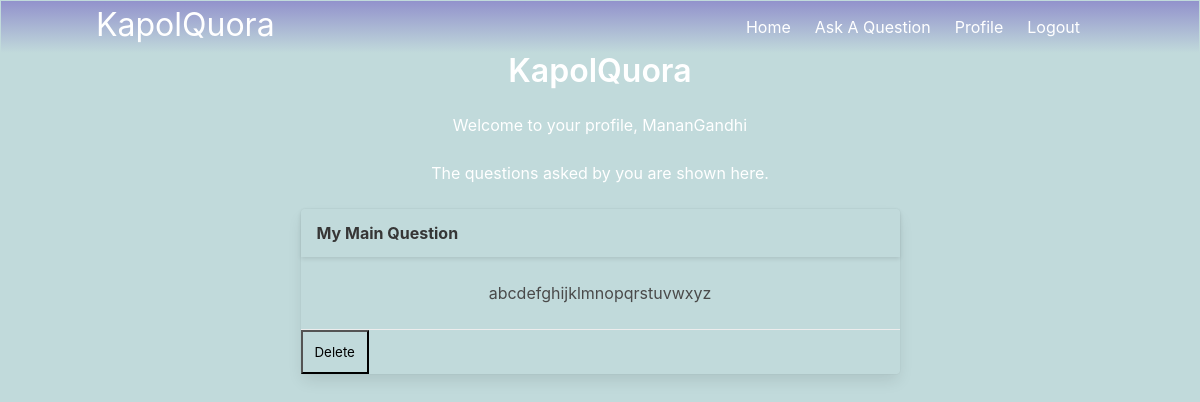
The app's page /profile (signed in), older data.
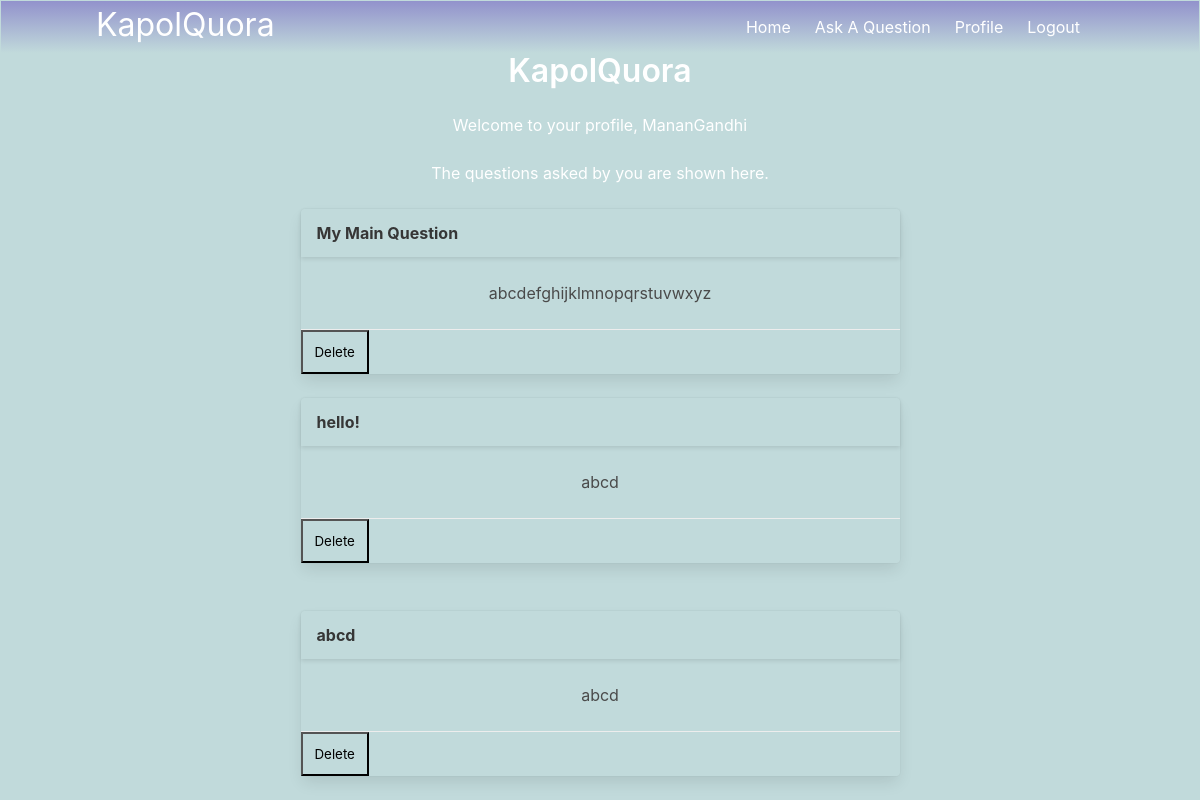
The same page, newer data.
### models.py (models this page shows)
class Questions(db.Model):
    sno=db.Column(db.Integer, primary_key=True)
    question=db.Column(db.String(1000))
    description=db.Column(db.String(100000))
    author=db.Column(db.String(1000))
    std=db.Column(db.Integer())
    answer=db.Column(db.String(100000))

### main.py (the view)
@main.route('/profile')
@login_required
def profile():
    return render_template('profile.html', data=Questions.query.filter(Questions.author==current_user.name).all(), user=current_user.name)

### initial.py (called while the page is built)
def create_app():
    app = Flask(__name__)
    app.config['FLASK_ADMIN_SWATCH'] = 'cerulean'
    app.config['SECRET_KEY'] = 'This-is-my-Secret'
    app.config['SQLALCHEMY_DATABASE_URI'] = 'sqlite:///db.sqlite'
    db.init_app(app)
    login_manager = LoginManager()
    login_manager.login_view = 'auth.login'
    login_manager.init_app(app)
    from models import User
    @login_manager.user_loader
    def load_user(user_id):
        return User.query.get(int(user_id))
    from auth import auth as auth_blueprint
    app.register_blueprint(auth_blueprint)
    from main import main as main_blueprint
    app.register_blueprint(main_blueprint)
    return app

### templates/profile.html (shortened to what this page needs)
{% extends "base.html" %}
{% block content %}
<div style="position:relative; top:0%; text-align: center;">
<h1 class="title">KapolQuora</h1>
<h2>Welcome to your profile, {{user}}</h2><br>
<h5>The questions asked by you are shown here.</h5>
{% if data %}
{% for x in data %}
<br>
<div class="card" style="text-align: center; margin:auto; width: 50%; background-color: transparent;">
    <div class="card-header" style="align-content: center;">
      <p class="card-header-title" style="align-content: center;">
        {{x.question}}
      </p>
    </div>
    <div class="card-content">
      <div class="content">
            {{x.description}}
        <br>
      </div>
    </div>
    <footer class="card-footer" id="answers-area-{{x.sno}}"><form action="/delete" method="POST"><input name="sno" type="text" value="{{x.sno}}" hidden><button class="card-footer-item" style="background-color: transparent; margin:auto;">Delete</button></form></footer>
  </div>
</div>
{% endfor %}
{% else %}
    <h4 style="padding-top:10px">You have not asked any questions till now!</h4>
{% endif %}
{% endblock %}

Row changes from the older to the newer data that the page shows:
added Questions: question "hello!", description "abcd"
added Questions: question "abcd", description "abcd"
